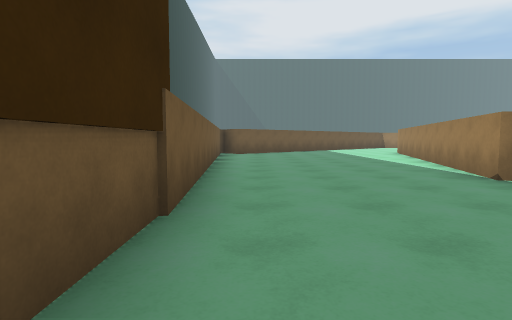
View 1 (above)

20 first-person views from a walk through a scene from a Unity 3-D project. The camera is 1.2 m above the floor, tilts 4° down and sees 80° across. The floor is counted in squares, 2 m on a side. Each view is taken from the middle of a square. On the plan, view 1 faces up. The plan holds only what a view shows up to about 9 squares ahead; the rest is blank. The place goes on beyond the plan. The player is left out.

View 2
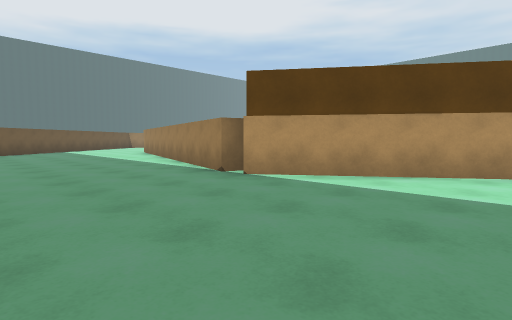

View 3
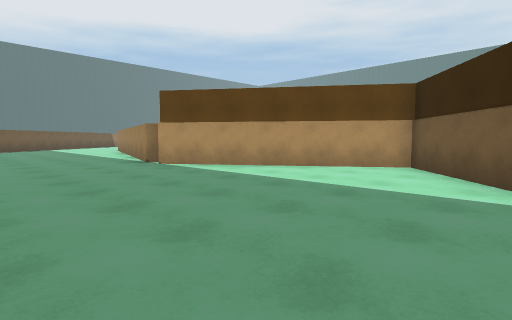

View 4
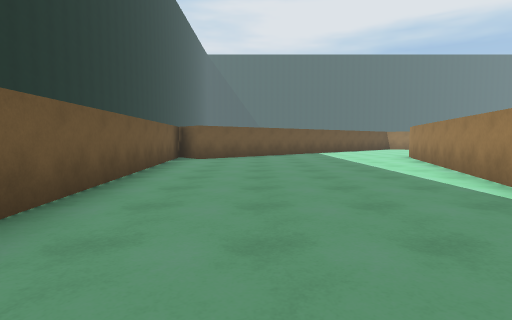

View 5
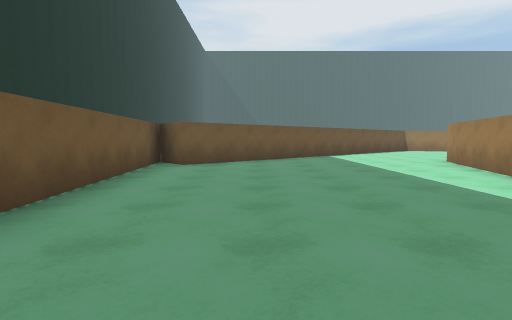

View 6
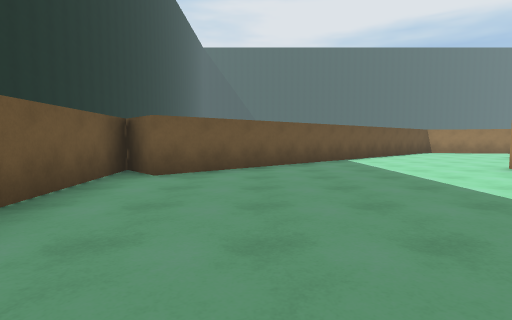

View 7
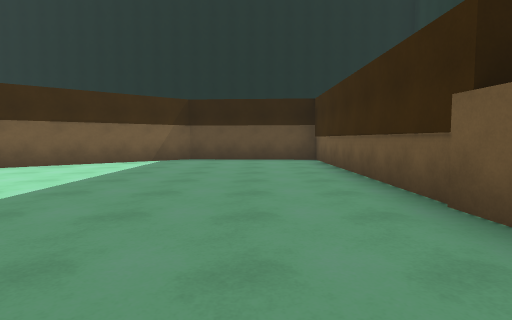

View 8
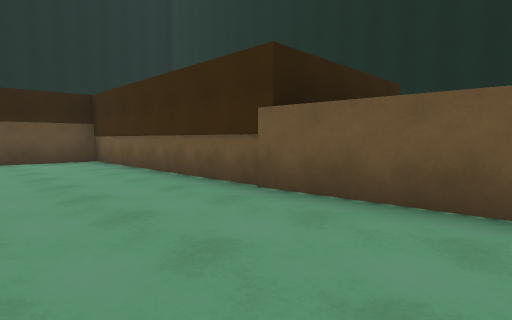

View 9
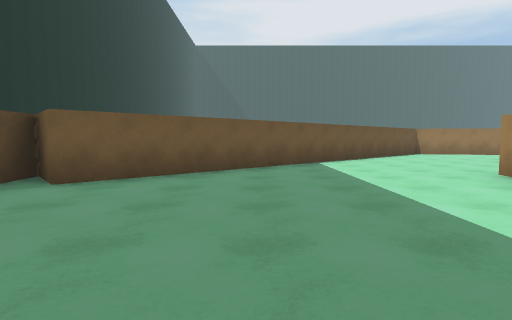

View 10
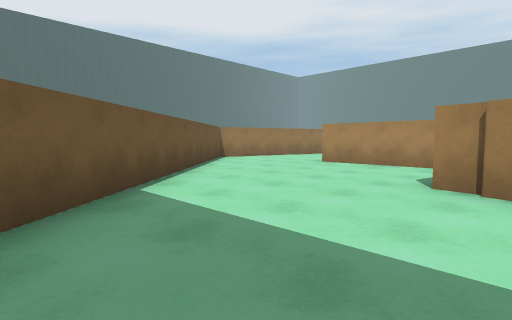

View 11
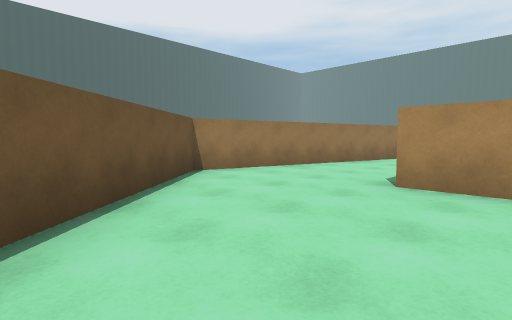

View 12
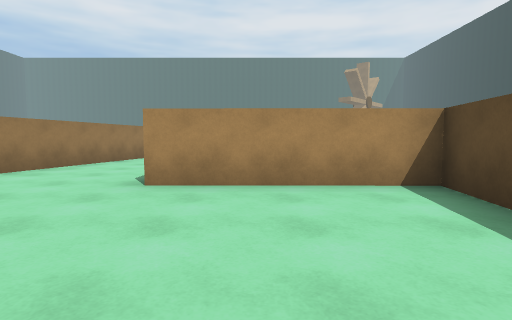

View 13
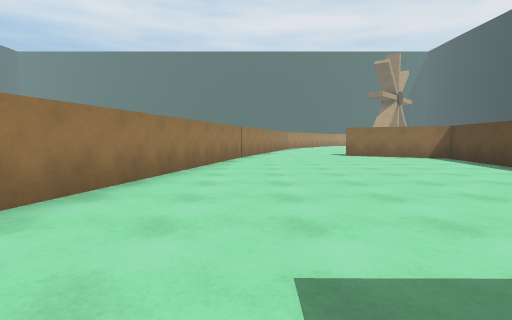

View 14
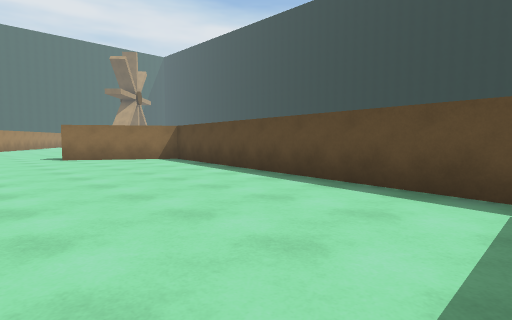

View 15
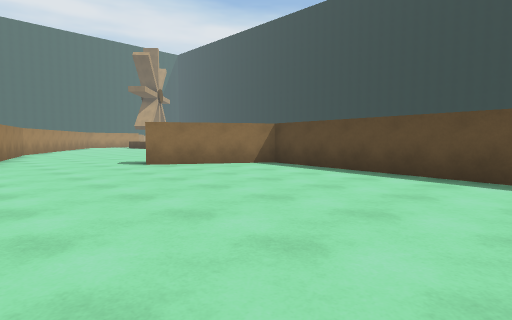

View 16
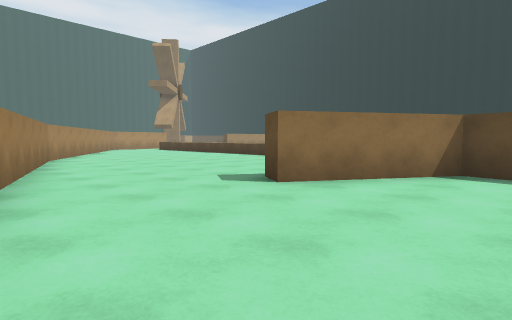

View 17
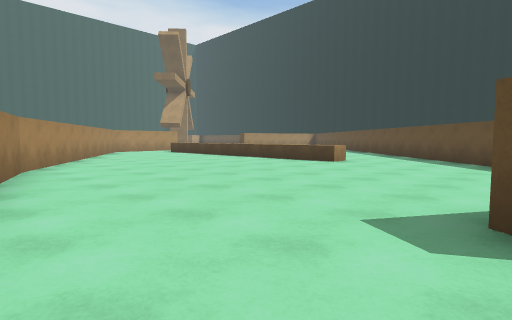

View 18
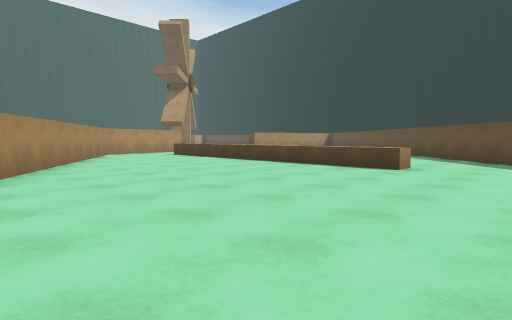

View 19
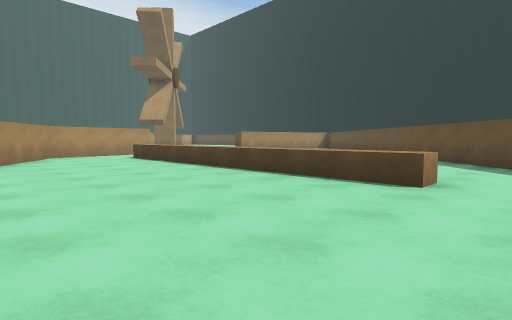

View 20
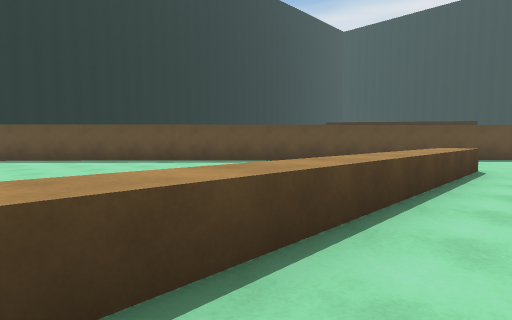

### Floor plan
Ten units are one square. View 1 is at (0, 0); x grows to the right and y downward. Boxes are objects, and circles mark ways between rooms. Rooms are numbered by the first view taken in them; rooms with no view inside come last. Other rooms are left out.
<svg viewBox="-20 -204 350 248">
<path fill="none" stroke="#000" d="M40 -42 35 -44 59 -126M60 -124 61 -132M32 -154 -7 -119 -15 -129 -2 36M-8 37 29 39 67 8 35 -39M75 -128 89 -126 89 -165M52 -172 32 -154M198 -90 301 8M268 -151 216 -166M180 -176 82 -199 52 -172M325 -117 267 -151M103 -124 181 -112 197 -138 204 -135M242 -82 242 -89 318 -89"/>
<circle cx="50" cy="-147" r="3" fill="#2a7"/>
<circle cx="70" cy="-170" r="3" fill="#2a7"/>
<text x="20" y="-60">1</text>
<text x="70" y="-150">2</text>
<text x="220" y="-110">3</text>
</svg>
Room 1 opens to room 2. Room 2 opens to room 3.

Where each view was taken, in squares from view 1:
view 1: 0 up, 0 right, facing up
view 2: 0 up, 0 right, facing up-right
view 3: 3 down, 0 right, facing up-right
view 4: 3 up, 1 right, facing up
view 5: 5 up, 1 right, facing up
view 6: 7 up, 1 right, facing up
view 7: 5 up, 1 right, facing down
view 8: 5 up, 2 right, facing down-left
view 9: 8 up, 2 right, facing up
view 10: 12 up, 2 right, facing up-right
view 11: 15 up, 5 right, facing up-right
view 12: 15 up, 5 right, facing right
view 13: 17 up, 9 right, facing right
view 14: 16 up, 10 right, facing down-right
view 15: 17 up, 13 right, facing down-right
view 16: 17 up, 17 right, facing down-right
view 17: 16 up, 20 right, facing down-right
view 18: 15 up, 22 right, facing down-right
view 19: 13 up, 23 right, facing down-right
view 20: 10 up, 31 right, facing down-left
